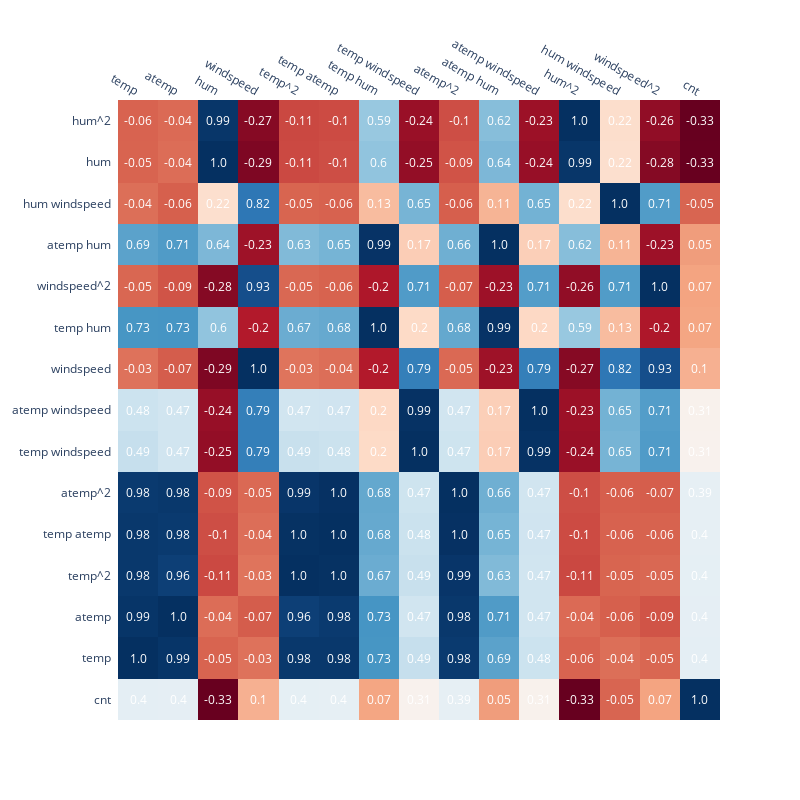

Write notebook code for a chart like this one.
### Code cell
# consider which ones may make sense to include given their collinearity (drop atemp, too similar to temperature)
correlation = correlation.corr().sort_values('cnt', ascending=False)
zz = np.array(correlation)
fig = ff.create_annotated_heatmap(
    zz,
    x = list(correlation.columns),
    y = list(correlation.index),
    annotation_text = np.around(zz, decimals=2),
    hoverinfo='z',
    colorscale='RdBu'
)

fig.update_layout(
    height=800,
    width = 800
)

### Figure 1 — Plotly figure (JSON) as saved in the notebook; plotly's stock layout.template omitted (floating-point values rounded to 4 significant figures; data arrays with more than 128 entries replaced by an {"elided": "..."} marker saying what was removed)
{"data": [{"colorscale": [[0, "rgb(103,0,31)"], [0.1, "rgb(178,24,43)"], [0.2, "rgb(214,96,77)"], [0.3, "rgb(244,165,130)"], [0.4, "rgb(253,219,199)"], [0.5, "rgb(247,247,247)"], [0.6, "rgb(209,229,240)"], [0.7, "rgb(146,197,222)"], [0.8, "rgb(67,147,195)"], [0.9, "rgb(33,102,172)"], [1, "rgb(5,48,97)"]], "hoverinfo": "z", "reversescale": false, "showscale": false, "type": "heatmap", "x": ["temp", "atemp", "hum", "windspeed", "temp^2", "temp atemp", "temp hum", "temp windspeed", "atemp^2", "atemp hum", "atemp windspeed", "hum^2", "hum windspeed", "windspeed^2", "cnt"], "y": ["cnt", "temp", "atemp", "temp^2", "temp atemp", "atemp^2", "temp windspeed", "atemp windspeed", "windspeed", "temp hum", "windspeed^2", "atemp hum", "hum windspeed", "hum", "hum^2"], "z": {"elided": "15x15 float values"}}], "layout": {"annotations": [{"font": {"color": "#FFFFFF"}, "showarrow": false, "text": "0.4", "x": "temp", "xref": "x", "y": "cnt", "yref": "y"}, {"font": {"color": "#FFFFFF"}, "showarrow": false, "text": "0.4", "x": "atemp", "xref": "x", "y": "cnt", "yref": "y"}, {"font": {"color": "#FFFFFF"}, "showarrow": false, "text": "-0.33", "x": "hum", "xref": "x", "y": "cnt", "yref": "y"}, {"font": {"color": "#FFFFFF"}, "showarrow": false, "text": "0.1", "x": "windspeed", "xref": "x", "y": "cnt", "yref": "y"}, {"font": {"color": "#FFFFFF"}, "showarrow": false, "text": "0.4", "x": "temp^2", "xref": "x", "y": "cnt", "yref": "y"}, {"font": {"color": "#FFFFFF"}, "showarrow": false, "text": "0.4", "x": "temp atemp", "xref": "x", "y": "cnt", "yref": "y"}, {"font": {"color": "#FFFFFF"}, "showarrow": false, "text": "0.07", "x": "temp hum", "xref": "x", "y": "cnt", "yref": "y"}, {"font": {"color": "#FFFFFF"}, "showarrow": false, "text": "0.31", "x": "temp windspeed", "xref": "x", "y": "cnt", "yref": "y"}, {"font": {"color": "#FFFFFF"}, "showarrow": false, "text": "0.39", "x": "atemp^2", "xref": "x", "y": "cnt", "yref": "y"}, {"font": {"color": "#FFFFFF"}, "showarrow": false, "text": "0.05", "x": "atemp hum", "xref": "x", "y": "cnt", "yref": "y"}, {"font": {"color": "#FFFFFF"}, "showarrow": false, "text": "0.31", "x": "atemp windspeed", "xref": "x", "y": "cnt", "yref": "y"}, {"font": {"color": "#FFFFFF"}, "showarrow": false, "text": "-0.33", "x": "hum^2", "xref": "x", "y": "cnt", "yref": "y"}, {"font": {"color": "#FFFFFF"}, "showarrow": false, "text": "-0.05", "x": "hum windspeed", "xref": "x", "y": "cnt", "yref": "y"}, {"font": {"color": "#FFFFFF"}, "showarrow": false, "text": "0.07", "x": "windspeed^2", "xref": "x", "y": "cnt", "yref": "y"}, {"font": {"color": "#FFFFFF"}, "showarrow": false, "text": "1.0", "x": "cnt", "xref": "x", "y": "cnt", "yref": "y"}, {"font": {"color": "#FFFFFF"}, "showarrow": false, "text": "1.0", "x": "temp", "xref": "x", "y": "temp", "yref": "y"}, {"font": {"color": "#FFFFFF"}, "showarrow": false, "text": "0.99", "x": "atemp", "xref": "x", "y": "temp", "yref": "y"}, {"font": {"color": "#FFFFFF"}, "showarrow": false, "text": "-0.05", "x": "hum", "xref": "x", "y": "temp", "yref": "y"}, {"font": {"color": "#FFFFFF"}, "showarrow": false, "text": "-0.03", "x": "windspeed", "xref": "x", "y": "temp", "yref": "y"}, {"font": {"color": "#FFFFFF"}, "showarrow": false, "text": "0.98", "x": "temp^2", "xref": "x", "y": "temp", "yref": "y"}, {"font": {"color": "#FFFFFF"}, "showarrow": false, "text": "0.98", "x": "temp atemp", "xref": "x", "y": "temp", "yref": "y"}, {"font": {"color": "#FFFFFF"}, "showarrow": false, "text": "0.73", "x": "temp hum", "xref": "x", "y": "temp", "yref": "y"}, {"font": {"color": "#FFFFFF"}, "showarrow": false, "text": "0.49", "x": "temp windspeed", "xref": "x", "y": "temp", "yref": "y"}, {"font": {"color": "#FFFFFF"}, "showarrow": false, "text": "0.98", "x": "atemp^2", "xref": "x", "y": "temp", "yref": "y"}, {"font": {"color": "#FFFFFF"}, "showarrow": false, "text": "0.69", "x": "atemp hum", "xref": "x", "y": "temp", "yref": "y"}, {"font": {"color": "#FFFFFF"}, "showarrow": false, "text": "0.48", "x": "atemp windspeed", "xref": "x", "y": "temp", "yref": "y"}, {"font": {"color": "#FFFFFF"}, "showarrow": false, "text": "-0.06", "x": "hum^2", "xref": "x", "y": "temp", "yref": "y"}, {"font": {"color": "#FFFFFF"}, "showarrow": false, "text": "-0.04", "x": "hum windspeed", "xref": "x", "y": "temp", "yref": "y"}, {"font": {"color": "#FFFFFF"}, "showarrow": false, "text": "-0.05", "x": "windspeed^2", "xref": "x", "y": "temp", "yref": "y"}, {"font": {"color": "#FFFFFF"}, "showarrow": false, "text": "0.4", "x": "cnt", "xref": "x", "y": "temp", "yref": "y"}, {"font": {"color": "#FFFFFF"}, "showarrow": false, "text": "0.99", "x": "temp", "xref": "x", "y": "atemp", "yref": "y"}, {"font": {"color": "#FFFFFF"}, "showarrow": false, "text": "1.0", "x": "atemp", "xref": "x", "y": "atemp", "yref": "y"}, {"font": {"color": "#FFFFFF"}, "showarrow": false, "text": "-0.04", "x": "hum", "xref": "x", "y": "atemp", "yref": "y"}, {"font": {"color": "#FFFFFF"}, "showarrow": false, "text": "-0.07", "x": "windspeed", "xref": "x", "y": "atemp", "yref": "y"}, {"font": {"color": "#FFFFFF"}, "showarrow": false, "text": "0.96", "x": "temp^2", "xref": "x", "y": "atemp", "yref": "y"}, {"font": {"color": "#FFFFFF"}, "showarrow": false, "text": "0.98", "x": "temp atemp", "xref": "x", "y": "atemp", "yref": "y"}, {"font": {"color": "#FFFFFF"}, "showarrow": false, "text": "0.73", "x": "temp hum", "xref": "x", "y": "atemp", "yref": "y"}, {"font": {"color": "#FFFFFF"}, "showarrow": false, "text": "0.47", "x": "temp windspeed", "xref": "x", "y": "atemp", "yref": "y"}, {"font": {"color": "#FFFFFF"}, "showarrow": false, "text": "0.98", "x": "atemp^2", "xref": "x", "y": "atemp", "yref": "y"}, {"font": {"color": "#FFFFFF"}, "showarrow": false, "text": "0.71", "x": "atemp hum", "xref": "x", "y": "atemp", "yref": "y"}, {"font": {"color": "#FFFFFF"}, "showarrow": false, "text": "0.47", "x": "atemp windspeed", "xref": "x", "y": "atemp", "yref": "y"}, {"font": {"color": "#FFFFFF"}, "showarrow": false, "text": "-0.04", "x": "hum^2", "xref": "x", "y": "atemp", "yref": "y"}, {"font": {"color": "#FFFFFF"}, "showarrow": false, "text": "-0.06", "x": "hum windspeed", "xref": "x", "y": "atemp", "yref": "y"}, {"font": {"color": "#FFFFFF"}, "showarrow": false, "text": "-0.09", "x": "windspeed^2", "xref": "x", "y": "atemp", "yref": "y"}, {"font": {"color": "#FFFFFF"}, "showarrow": false, "text": "0.4", "x": "cnt", "xref": "x", "y": "atemp", "yref": "y"}, {"font": {"color": "#FFFFFF"}, "showarrow": false, "text": "0.98", "x": "temp", "xref": "x", "y": "temp^2", "yref": "y"}, {"font": {"color": "#FFFFFF"}, "showarrow": false, "text": "0.96", "x": "atemp", "xref": "x", "y": "temp^2", "yref": "y"}, {"font": {"color": "#FFFFFF"}, "showarrow": false, "text": "-0.11", "x": "hum", "xref": "x", "y": "temp^2", "yref": "y"}, {"font": {"color": "#FFFFFF"}, "showarrow": false, "text": "-0.03", "x": "windspeed", "xref": "x", "y": "temp^2", "yref": "y"}, {"font": {"color": "#FFFFFF"}, "showarrow": false, "text": "1.0", "x": "temp^2", "xref": "x", "y": "temp^2", "yref": "y"}, {"font": {"color": "#FFFFFF"}, "showarrow": false, "text": "1.0", "x": "temp atemp", "xref": "x", "y": "temp^2", "yref": "y"}, {"font": {"color": "#FFFFFF"}, "showarrow": false, "text": "0.67", "x": "temp hum", "xref": "x", "y": "temp^2", "yref": "y"}, {"font": {"color": "#FFFFFF"}, "showarrow": false, "text": "0.49", "x": "temp windspeed", "xref": "x", "y": "temp^2", "yref": "y"}, {"font": {"color": "#FFFFFF"}, "showarrow": false, "text": "0.99", "x": "atemp^2", "xref": "x", "y": "temp^2", "yref": "y"}, {"font": {"color": "#FFFFFF"}, "showarrow": false, "text": "0.63", "x": "atemp hum", "xref": "x", "y": "temp^2", "yref": "y"}, {"font": {"color": "#FFFFFF"}, "showarrow": false, "text": "0.47", "x": "atemp windspeed", "xref": "x", "y": "temp^2", "yref": "y"}, {"font": {"color": "#FFFFFF"}, "showarrow": false, "text": "-0.11", "x": "hum^2", "xref": "x", "y": "temp^2", "yref": "y"}, {"font": {"color": "#FFFFFF"}, "showarrow": false, "text": "-0.05", "x": "hum windspeed", "xref": "x", "y": "temp^2", "yref": "y"}, {"font": {"color": "#FFFFFF"}, "showarrow": false, "text": "-0.05", "x": "windspeed^2", "xref": "x", "y": "temp^2", "yref": "y"}, {"font": {"color": "#FFFFFF"}, "showarrow": false, "text": "0.4", "x": "cnt", "xref": "x", "y": "temp^2", "yref": "y"}, {"font": {"color": "#FFFFFF"}, "showarrow": false, "text": "0.98", "x": "temp", "xref": "x", "y": "temp atemp", "yref": "y"}, {"font": {"color": "#FFFFFF"}, "showarrow": false, "text": "0.98", "x": "atemp", "xref": "x", "y": "temp atemp", "yref": "y"}, {"font": {"color": "#FFFFFF"}, "showarrow": false, "text": "-0.1", "x": "hum", "xref": "x", "y": "temp atemp", "yref": "y"}, {"font": {"color": "#FFFFFF"}, "showarrow": false, "text": "-0.04", "x": "windspeed", "xref": "x", "y": "temp atemp", "yref": "y"}, {"font": {"color": "#FFFFFF"}, "showarrow": false, "text": "1.0", "x": "temp^2", "xref": "x", "y": "temp atemp", "yref": "y"}, {"font": {"color": "#FFFFFF"}, "showarrow": false, "text": "1.0", "x": "temp atemp", "xref": "x", "y": "temp atemp", "yref": "y"}, {"font": {"color": "#FFFFFF"}, "showarrow": false, "text": "0.68", "x": "temp hum", "xref": "x", "y": "temp atemp", "yref": "y"}, {"font": {"color": "#FFFFFF"}, "showarrow": false, "text": "0.48", "x": "temp windspeed", "xref": "x", "y": "temp atemp", "yref": "y"}, {"font": {"color": "#FFFFFF"}, "showarrow": false, "text": "1.0", "x": "atemp^2", "xref": "x", "y": "temp atemp", "yref": "y"}, {"font": {"color": "#FFFFFF"}, "showarrow": false, "text": "0.65", "x": "atemp hum", "xref": "x", "y": "temp atemp", "yref": "y"}, {"font": {"color": "#FFFFFF"}, "showarrow": false, "text": "0.47", "x": "atemp windspeed", "xref": "x", "y": "temp atemp", "yref": "y"}, {"font": {"color": "#FFFFFF"}, "showarrow": false, "text": "-0.1", "x": "hum^2", "xref": "x", "y": "temp atemp", "yref": "y"}, {"font": {"color": "#FFFFFF"}, "showarrow": false, "text": "-0.06", "x": "hum windspeed", "xref": "x", "y": "temp atemp", "yref": "y"}, {"font": {"color": "#FFFFFF"}, "showarrow": false, "text": "-0.06", "x": "windspeed^2", "xref": "x", "y": "temp atemp", "yref": "y"}, {"font": {"color": "#FFFFFF"}, "showarrow": false, "text": "0.4", "x": "cnt", "xref": "x", "y": "temp atemp", "yref": "y"}, {"font": {"color": "#FFFFFF"}, "showarrow": false, "text": "0.98", "x": "temp", "xref": "x", "y": "atemp^2", "yref": "y"}, {"font": {"color": "#FFFFFF"}, "showarrow": false, "text": "0.98", "x": "atemp", "xref": "x", "y": "atemp^2", "yref": "y"}, {"font": {"color": "#FFFFFF"}, "showarrow": false, "text": "-0.09", "x": "hum", "xref": "x", "y": "atemp^2", "yref": "y"}, {"font": {"color": "#FFFFFF"}, "showarrow": false, "text": "-0.05", "x": "windspeed", "xref": "x", "y": "atemp^2", "yref": "y"}, {"font": {"color": "#FFFFFF"}, "showarrow": false, "text": "0.99", "x": "temp^2", "xref": "x", "y": "atemp^2", "yref": "y"}, {"font": {"color": "#FFFFFF"}, "showarrow": false, "text": "1.0", "x": "temp atemp", "xref": "x", "y": "atemp^2", "yref": "y"}, {"font": {"color": "#FFFFFF"}, "showarrow": false, "text": "0.68", "x": "temp hum", "xref": "x", "y": "atemp^2", "yref": "y"}, {"font": {"color": "#FFFFFF"}, "showarrow": false, "text": "0.47", "x": "temp windspeed", "xref": "x", "y": "atemp^2", "yref": "y"}, {"font": {"color": "#FFFFFF"}, "showarrow": false, "text": "1.0", "x": "atemp^2", "xref": "x", "y": "atemp^2", "yref": "y"}, {"font": {"color": "#FFFFFF"}, "showarrow": false, "text": "0.66", "x": "atemp hum", "xref": "x", "y": "atemp^2", "yref": "y"}, {"font": {"color": "#FFFFFF"}, "showarrow": false, "text": "0.47", "x": "atemp windspeed", "xref": "x", "y": "atemp^2", "yref": "y"}, {"font": {"color": "#FFFFFF"}, "showarrow": false, "text": "-0.1", "x": "hum^2", "xref": "x", "y": "atemp^2", "yref": "y"}, {"font": {"color": "#FFFFFF"}, "showarrow": false, "text": "-0.06", "x": "hum windspeed", "xref": "x", "y": "atemp^2", "yref": "y"}, {"font": {"color": "#FFFFFF"}, "showarrow": false, "text": "-0.07", "x": "windspeed^2", "xref": "x", "y": "atemp^2", "yref": "y"}, {"font": {"color": "#FFFFFF"}, "showarrow": false, "text": "0.39", "x": "cnt", "xref": "x", "y": "atemp^2", "yref": "y"}, {"font": {"color": "#FFFFFF"}, "showarrow": false, "text": "0.49", "x": "temp", "xref": "x", "y": "temp windspeed", "yref": "y"}, {"font": {"color": "#FFFFFF"}, "showarrow": false, "text": "0.47", "x": "atemp", "xref": "x", "y": "temp windspeed", "yref": "y"}, {"font": {"color": "#FFFFFF"}, "showarrow": false, "text": "-0.25", "x": "hum", "xref": "x", "y": "temp windspeed", "yref": "y"}, {"font": {"color": "#FFFFFF"}, "showarrow": false, "text": "0.79", "x": "windspeed", "xref": "x", "y": "temp windspeed", "yref": "y"}, {"font": {"color": "#FFFFFF"}, "showarrow": false, "text": "0.49", "x": "temp^2", "xref": "x", "y": "temp windspeed", "yref": "y"}, {"font": {"color": "#FFFFFF"}, "showarrow": false, "text": "0.48", "x": "temp atemp", "xref": "x", "y": "temp windspeed", "yref": "y"}, {"font": {"color": "#FFFFFF"}, "showarrow": false, "text": "0.2", "x": "temp hum", "xref": "x", "y": "temp windspeed", "yref": "y"}, {"font": {"color": "#FFFFFF"}, "showarrow": false, "text": "1.0", "x": "temp windspeed", "xref": "x", "y": "temp windspeed", "yref": "y"}, {"font": {"color": "#FFFFFF"}, "showarrow": false, "text": "0.47", "x": "atemp^2", "xref": "x", "y": "temp windspeed", "yref": "y"}, {"font": {"color": "#FFFFFF"}, "showarrow": false, "text": "0.17", "x": "atemp hum", "xref": "x", "y": "temp windspeed", "yref": "y"}, {"font": {"color": "#FFFFFF"}, "showarrow": false, "text": "0.99", "x": "atemp windspeed", "xref": "x", "y": "temp windspeed", "yref": "y"}, {"font": {"color": "#FFFFFF"}, "showarrow": false, "text": "-0.24", "x": "hum^2", "xref": "x", "y": "temp windspeed", "yref": "y"}, {"font": {"color": "#FFFFFF"}, "showarrow": false, "text": "0.65", "x": "hum windspeed", "xref": "x", "y": "temp windspeed", "yref": "y"}, {"font": {"color": "#FFFFFF"}, "showarrow": false, "text": "0.71", "x": "windspeed^2", "xref": "x", "y": "temp windspeed", "yref": "y"}, {"font": {"color": "#FFFFFF"}, "showarrow": false, "text": "0.31", "x": "cnt", "xref": "x", "y": "temp windspeed", "yref": "y"}, {"font": {"color": "#FFFFFF"}, "showarrow": false, "text": "0.48", "x": "temp", "xref": "x", "y": "atemp windspeed", "yref": "y"}, {"font": {"color": "#FFFFFF"}, "showarrow": false, "text": "0.47", "x": "atemp", "xref": "x", "y": "atemp windspeed", "yref": "y"}, {"font": {"color": "#FFFFFF"}, "showarrow": false, "text": "-0.24", "x": "hum", "xref": "x", "y": "atemp windspeed", "yref": "y"}, {"font": {"color": "#FFFFFF"}, "showarrow": false, "text": "0.79", "x": "windspeed", "xref": "x", "y": "atemp windspeed", "yref": "y"}, {"font": {"color": "#FFFFFF"}, "showarrow": false, "text": "0.47", "x": "temp^2", "xref": "x", "y": "atemp windspeed", "yref": "y"}, {"font": {"color": "#FFFFFF"}, "showarrow": false, "text": "0.47", "x": "temp atemp", "xref": "x", "y": "atemp windspeed", "yref": "y"}, {"font": {"color": "#FFFFFF"}, "showarrow": false, "text": "0.2", "x": "temp hum", "xref": "x", "y": "atemp windspeed", "yref": "y"}, {"font": {"color": "#FFFFFF"}, "showarrow": false, "text": "0.99", "x": "temp windspeed", "xref": "x", "y": "atemp windspeed", "yref": "y"}, {"font": {"color": "#FFFFFF"}, "showarrow": false, "text": "0.47", "x": "atemp^2", "xref": "x", "y": "atemp windspeed", "yref": "y"}, {"font": {"color": "#FFFFFF"}, "showarrow": false, "text": "0.17", "x": "atemp hum", "xref": "x", "y": "atemp windspeed", "yref": "y"}, {"font": {"color": "#FFFFFF"}, "showarrow": false, "text": "1.0", "x": "atemp windspeed", "xref": "x", "y": "atemp windspeed", "yref": "y"}, {"font": {"color": "#FFFFFF"}, "showarrow": false, "text": "-0.23", "x": "hum^2", "xref": "x", "y": "atemp windspeed", "yref": "y"}, {"font": {"color": "#FFFFFF"}, "showarrow": false, "text": "0.65", "x": "hum windspeed", "xref": "x", "y": "atemp windspeed", "yref": "y"}, {"font": {"color": "#FFFFFF"}, "showarrow": false, "text": "0.71", "x": "windspeed^2", "xref": "x", "y": "atemp windspeed", "yref": "y"}, {"font": {"color": "#FFFFFF"}, "showarrow": false, "text": "0.31", "x": "cnt", "xref": "x", "y": "atemp windspeed", "yref": "y"}, {"font": {"color": "#FFFFFF"}, "showarrow": false, "text": "-0.03", "x": "temp", "xref": "x", "y": "windspeed", "yref": "y"}, {"font": {"color": "#FFFFFF"}, "showarrow": false, "text": "-0.07", "x": "atemp", "xref": "x", "y": "windspeed", "yref": "y"}, {"font": {"color": "#FFFFFF"}, "showarrow": false, "text": "-0.29", "x": "hum", "xref": "x", "y": "windspeed", "yref": "y"}, {"font": {"color": "#FFFFFF"}, "showarrow": false, "text": "1.0", "x": "windspeed", "xref": "x", "y": "windspeed", "yref": "y"}, {"font": {"color": "#FFFFFF"}, "showarrow": false, "text": "-0.03", "x": "temp^2", "xref": "x", "y": "windspeed", "yref": "y"}, {"font": {"color": "#FFFFFF"}, "showarrow": false, "text": "-0.04", "x": "temp atemp", "xref": "x", "y": "windspeed", "yref": "y"}, {"font": {"color": "#FFFFFF"}, "showarrow": false, "text": "-0.2", "x": "temp hum", "xref": "x", "y": "windspeed", "yref": "y"}, {"font": {"color": "#FFFFFF"}, "showarrow": false, "text": "0.79", "x": "temp windspeed", "xref": "x", "y": "windspeed", "yref": "y"}, {"font": {"color": "#FFFFFF"}, "showarrow": false, "text": "-0.05", "x": "atemp^2", "xref": "x", "y": "windspeed", "yref": "y"}, {"font": {"color": "#FFFFFF"}, "showarrow": false, "text": "-0.23", "x": "atemp hum", "xref": "x", "y": "windspeed", "yref": "y"}, {"font": {"color": "#FFFFFF"}, "showarrow": false, "text": "0.79", "x": "atemp windspeed", "xref": "x", "y": "windspeed", "yref": "y"}, {"font": {"color": "#FFFFFF"}, "showarrow": false, "text": "-0.27", "x": "hum^2", "xref": "x", "y": "windspeed", "yref": "y"}, {"font": {"color": "#FFFFFF"}, "showarrow": false, "text": "0.82", "x": "hum windspeed", "xref": "x", "y": "windspeed", "yref": "y"}, {"font": {"color": "#FFFFFF"}, "showarrow": false, "text": "0.93", "x": "windspeed^2", "xref": "x", "y": "windspeed", "yref": "y"}, {"font": {"color": "#FFFFFF"}, "showarrow": false, "text": "0.1", "x": "cnt", "xref": "x", "y": "windspeed", "yref": "y"}, {"font": {"color": "#FFFFFF"}, "showarrow": false, "text": "0.73", "x": "temp", "xref": "x", "y": "temp hum", "yref": "y"}, {"font": {"color": "#FFFFFF"}, "showarrow": false, "text": "0.73", "x": "atemp", "xref": "x", "y": "temp hum", "yref": "y"}, {"font": {"color": "#FFFFFF"}, "showarrow": false, "text": "0.6", "x": "hum", "xref": "x", "y": "temp hum", "yref": "y"}, {"font": {"color": "#FFFFFF"}, "showarrow": false, "text": "-0.2", "x": "windspeed", "xref": "x", "y": "temp hum", "yref": "y"}, {"font": {"color": "#FFFFFF"}, "showarrow": false, "text": "0.67", "x": "temp^2", "xref": "x", "y": "temp hum", "yref": "y"}, {"font": {"color": "#FFFFFF"}, "showarrow": false, "text": "0.68", "x": "temp atemp", "xref": "x", "y": "temp hum", "yref": "y"}, {"font": {"color": "#FFFFFF"}, "showarrow": false, "text": "1.0", "x": "temp hum", "xref": "x", "y": "temp hum", "yref": "y"}, {"font": {"color": "#FFFFFF"}, "showarrow": false, "text": "0.2", "x": "temp windspeed", "xref": "x", "y": "temp hum", "yref": "y"}, {"font": {"color": "#FFFFFF"}, "showarrow": false, "text": "0.68", "x": "atemp^2", "xref": "x", "y": "temp hum", "yref": "y"}, {"font": {"color": "#FFFFFF"}, "showarrow": false, "text": "0.99", "x": "atemp hum", "xref": "x", "y": "temp hum", "yref": "y"}, {"font": {"color": "#FFFFFF"}, "showarrow": false, "text": "0.2", "x": "atemp windspeed", "xref": "x", "y": "temp hum", "yref": "y"}, {"font": {"color": "#FFFFFF"}, "showarrow": false, "text": "0.59", "x": "hum^2", "xref": "x", "y": "temp hum", "yref": "y"}, {"font": {"color": "#FFFFFF"}, "showarrow": false, "text": "0.13", "x": "hum windspeed", "xref": "x", "y": "temp hum", "yref": "y"}, {"font": {"color": "#FFFFFF"}, "showarrow": false, "text": "-0.2", "x": "windspeed^2", "xref": "x", "y": "temp hum", "yref": "y"}, {"font": {"color": "#FFFFFF"}, "showarrow": false, "text": "0.07", "x": "cnt", "xref": "x", "y": "temp hum", "yref": "y"}, {"font": {"color": "#FFFFFF"}, "showarrow": false, "text": "-0.05", "x": "temp", "xref": "x", "y": "windspeed^2", "yref": "y"}, {"font": {"color": "#FFFFFF"}, "showarrow": false, "text": "-0.09", "x": "atemp", "xref": "x", "y": "windspeed^2", "yref": "y"}, {"font": {"color": "#FFFFFF"}, "showarrow": false, "text": "-0.28", "x": "hum", "xref": "x", "y": "windspeed^2", "yref": "y"}, {"font": {"color": "#FFFFFF"}, "showarrow": false, "text": "0.93", "x": "windspeed", "xref": "x", "y": "windspeed^2", "yref": "y"}, {"font": {"color": "#FFFFFF"}, "showarrow": false, "text": "-0.05", "x": "temp^2", "xref": "x", "y": "windspeed^2", "yref": "y"}, {"font": {"color": "#FFFFFF"}, "showarrow": false, "text": "-0.06", "x": "temp atemp", "xref": "x", "y": "windspeed^2", "yref": "y"}, {"font": {"color": "#FFFFFF"}, "showarrow": false, "text": "-0.2", "x": "temp hum", "xref": "x", "y": "windspeed^2", "yref": "y"}, {"font": {"color": "#FFFFFF"}, "showarrow": false, "text": "0.71", "x": "temp windspeed", "xref": "x", "y": "windspeed^2", "yref": "y"}, {"font": {"color": "#FFFFFF"}, "showarrow": false, "text": "-0.07", "x": "atemp^2", "xref": "x", "y": "windspeed^2", "yref": "y"}, {"font": {"color": "#FFFFFF"}, "showarrow": false, "text": "-0.23", "x": "atemp hum", "xref": "x", "y": "windspeed^2", "yref": "y"}, {"font": {"color": "#FFFFFF"}, "showarrow": false, "text": "0.71", "x": "atemp windspeed", "xref": "x", "y": "windspeed^2", "yref": "y"}, {"font": {"color": "#FFFFFF"}, "showarrow": false, "text": "-0.26", "x": "hum^2", "xref": "x", "y": "windspeed^2", "yref": "y"}, {"font": {"color": "#FFFFFF"}, "showarrow": false, "text": "0.71", "x": "hum windspeed", "xref": "x", "y": "windspeed^2", "yref": "y"}, {"font": {"color": "#FFFFFF"}, "showarrow": false, "text": "1.0", "x": "windspeed^2", "xref": "x", "y": "windspeed^2", "yref": "y"}, {"font": {"color": "#FFFFFF"}, "showarrow": false, "text": "0.07", "x": "cnt", "xref": "x", "y": "windspeed^2", "yref": "y"}, {"font": {"color": "#FFFFFF"}, "showarrow": false, "text": "0.69", "x": "temp", "xref": "x", "y": "atemp hum", "yref": "y"}, {"font": {"color": "#FFFFFF"}, "showarrow": false, "text": "0.71", "x": "atemp", "xref": "x", "y": "atemp hum", "yref": "y"}, {"font": {"color": "#FFFFFF"}, "showarrow": false, "text": "0.64", "x": "hum", "xref": "x", "y": "atemp hum", "yref": "y"}, {"font": {"color": "#FFFFFF"}, "showarrow": false, "text": "-0.23", "x": "windspeed", "xref": "x", "y": "atemp hum", "yref": "y"}, {"font": {"color": "#FFFFFF"}, "showarrow": false, "text": "0.63", "x": "temp^2", "xref": "x", "y": "atemp hum", "yref": "y"}, {"font": {"color": "#FFFFFF"}, "showarrow": false, "text": "0.65", "x": "temp atemp", "xref": "x", "y": "atemp hum", "yref": "y"}, {"font": {"color": "#FFFFFF"}, "showarrow": false, "text": "0.99", "x": "temp hum", "xref": "x", "y": "atemp hum", "yref": "y"}, {"font": {"color": "#FFFFFF"}, "showarrow": false, "text": "0.17", "x": "temp windspeed", "xref": "x", "y": "atemp hum", "yref": "y"}, {"font": {"color": "#FFFFFF"}, "showarrow": false, "text": "0.66", "x": "atemp^2", "xref": "x", "y": "atemp hum", "yref": "y"}, {"font": {"color": "#FFFFFF"}, "showarrow": false, "text": "1.0", "x": "atemp hum", "xref": "x", "y": "atemp hum", "yref": "y"}, {"font": {"color": "#FFFFFF"}, "showarrow": false, "text": "0.17", "x": "atemp windspeed", "xref": "x", "y": "atemp hum", "yref": "y"}, {"font": {"color": "#FFFFFF"}, "showarrow": false, "text": "0.62", "x": "hum^2", "xref": "x", "y": "atemp hum", "yref": "y"}, {"font": {"color": "#FFFFFF"}, "showarrow": false, "text": "0.11", "x": "hum windspeed", "xref": "x", "y": "atemp hum", "yref": "y"}, {"font": {"color": "#FFFFFF"}, "showarrow": false, "text": "-0.23", "x": "windspeed^2", "xref": "x", "y": "atemp hum", "yref": "y"}, {"font": {"color": "#FFFFFF"}, "showarrow": false, "text": "0.05", "x": "cnt", "xref": "x", "y": "atemp hum", "yref": "y"}, {"font": {"color": "#FFFFFF"}, "showarrow": false, "text": "-0.04", "x": "temp", "xref": "x", "y": "hum windspeed", "yref": "y"}, {"font": {"color": "#FFFFFF"}, "showarrow": false, "text": "-0.06", "x": "atemp", "xref": "x", "y": "hum windspeed", "yref": "y"}, {"font": {"color": "#FFFFFF"}, "showarrow": false, "text": "0.22", "x": "hum", "xref": "x", "y": "hum windspeed", "yref": "y"}, {"font": {"color": "#FFFFFF"}, "showarrow": false, "text": "0.82", "x": "windspeed", "xref": "x", "y": "hum windspeed", "yref": "y"}, {"font": {"color": "#FFFFFF"}, "showarrow": false, "text": "-0.05", "x": "temp^2", "xref": "x", "y": "hum windspeed", "yref": "y"}, {"font": {"color": "#FFFFFF"}, "showarrow": false, "text": "-0.06", "x": "temp atemp", "xref": "x", "y": "hum windspeed", "yref": "y"}, {"font": {"color": "#FFFFFF"}, "showarrow": false, "text": "0.13", "x": "temp hum", "xref": "x", "y": "hum windspeed", "yref": "y"}, {"font": {"color": "#FFFFFF"}, "showarrow": false, "text": "0.65", "x": "temp windspeed", "xref": "x", "y": "hum windspeed", "yref": "y"}, {"font": {"color": "#FFFFFF"}, "showarrow": false, "text": "-0.06", "x": "atemp^2", "xref": "x", "y": "hum windspeed", "yref": "y"}, {"font": {"color": "#FFFFFF"}, "showarrow": false, "text": "0.11", "x": "atemp hum", "xref": "x", "y": "hum windspeed", "yref": "y"}, {"font": {"color": "#FFFFFF"}, "showarrow": false, "text": "0.65", "x": "atemp windspeed", "xref": "x", "y": "hum windspeed", "yref": "y"}, {"font": {"color": "#FFFFFF"}, "showarrow": false, "text": "0.22", "x": "hum^2", "xref": "x", "y": "hum windspeed", "yref": "y"}, {"font": {"color": "#FFFFFF"}, "showarrow": false, "text": "1.0", "x": "hum windspeed", "xref": "x", "y": "hum windspeed", "yref": "y"}, {"font": {"color": "#FFFFFF"}, "showarrow": false, "text": "0.71", "x": "windspeed^2", "xref": "x", "y": "hum windspeed", "yref": "y"}, {"font": {"color": "#FFFFFF"}, "showarrow": false, "text": "-0.05", "x": "cnt", "xref": "x", "y": "hum windspeed", "yref": "y"}, {"font": {"color": "#FFFFFF"}, "showarrow": false, "text": "-0.05", "x": "temp", "xref": "x", "y": "hum", "yref": "y"}, {"font": {"color": "#FFFFFF"}, "showarrow": false, "text": "-0.04", "x": "atemp", "xref": "x", "y": "hum", "yref": "y"}, {"font": {"color": "#FFFFFF"}, "showarrow": false, "text": "1.0", "x": "hum", "xref": "x", "y": "hum", "yref": "y"}, {"font": {"color": "#FFFFFF"}, "showarrow": false, "text": "-0.29", "x": "windspeed", "xref": "x", "y": "hum", "yref": "y"}, {"font": {"color": "#FFFFFF"}, "showarrow": false, "text": "-0.11", "x": "temp^2", "xref": "x", "y": "hum", "yref": "y"}, {"font": {"color": "#FFFFFF"}, "showarrow": false, "text": "-0.1", "x": "temp atemp", "xref": "x", "y": "hum", "yref": "y"}, {"font": {"color": "#FFFFFF"}, "showarrow": false, "text": "0.6", "x": "temp hum", "xref": "x", "y": "hum", "yref": "y"}, {"font": {"color": "#FFFFFF"}, "showarrow": false, "text": "-0.25", "x": "temp windspeed", "xref": "x", "y": "hum", "yref": "y"}, {"font": {"color": "#FFFFFF"}, "showarrow": false, "text": "-0.09", "x": "atemp^2", "xref": "x", "y": "hum", "yref": "y"}, {"font": {"color": "#FFFFFF"}, "showarrow": false, "text": "0.64", "x": "atemp hum", "xref": "x", "y": "hum", "yref": "y"}, {"font": {"color": "#FFFFFF"}, "showarrow": false, "text": "-0.24", "x": "atemp windspeed", "xref": "x", "y": "hum", "yref": "y"}, {"font": {"color": "#FFFFFF"}, "showarrow": false, "text": "0.99", "x": "hum^2", "xref": "x", "y": "hum", "yref": "y"}, {"font": {"color": "#FFFFFF"}, "showarrow": false, "text": "0.22", "x": "hum windspeed", "xref": "x", "y": "hum", "yref": "y"}, {"font": {"color": "#FFFFFF"}, "showarrow": false, "text": "-0.28", "x": "windspeed^2", "xref": "x", "y": "hum", "yref": "y"}, {"font": {"color": "#FFFFFF"}, "showarrow": false, "text": "-0.33", "x": "cnt", "xref": "x", "y": "hum", "yref": "y"}, {"font": {"color": "#FFFFFF"}, "showarrow": false, "text": "-0.06", "x": "temp", "xref": "x", "y": "hum^2", "yref": "y"}, {"font": {"color": "#FFFFFF"}, "showarrow": false, "text": "-0.04", "x": "atemp", "xref": "x", "y": "hum^2", "yref": "y"}, {"font": {"color": "#FFFFFF"}, "showarrow": false, "text": "0.99", "x": "hum", "xref": "x", "y": "hum^2", "yref": "y"}, {"font": {"color": "#FFFFFF"}, "showarrow": false, "text": "-0.27", "x": "windspeed", "xref": "x", "y": "hum^2", "yref": "y"}, {"font": {"color": "#FFFFFF"}, "showarrow": false, "text": "-0.11", "x": "temp^2", "xref": "x", "y": "hum^2", "yref": "y"}, {"font": {"color": "#FFFFFF"}, "showarrow": false, "text": "-0.1", "x": "temp atemp", "xref": "x", "y": "hum^2", "yref": "y"}, {"font": {"color": "#FFFFFF"}, "showarrow": false, "text": "0.59", "x": "temp hum", "xref": "x", "y": "hum^2", "yref": "y"}, {"font": {"color": "#FFFFFF"}, "showarrow": false, "text": "-0.24", "x": "temp windspeed", "xref": "x", "y": "hum^2", "yref": "y"}, {"font": {"color": "#FFFFFF"}, "showarrow": false, "text": "-0.1", "x": "atemp^2", "xref": "x", "y": "hum^2", "yref": "y"}, {"font": {"color": "#FFFFFF"}, "showarrow": false, "text": "0.62", "x": "atemp hum", "xref": "x", "y": "hum^2", "yref": "y"}, {"font": {"color": "#FFFFFF"}, "showarrow": false, "text": "-0.23", "x": "atemp windspeed", "xref": "x", "y": "hum^2", "yref": "y"}, {"font": {"color": "#FFFFFF"}, "showarrow": false, "text": "1.0", "x": "hum^2", "xref": "x", "y": "hum^2", "yref": "y"}, {"font": {"color": "#FFFFFF"}, "showarrow": false, "text": "0.22", "x": "hum windspeed", "xref": "x", "y": "hum^2", "yref": "y"}, {"font": {"color": "#FFFFFF"}, "showarrow": false, "text": "-0.26", "x": "windspeed^2", "xref": "x", "y": "hum^2", "yref": "y"}, {"font": {"color": "#FFFFFF"}, "showarrow": false, "text": "-0.33", "x": "cnt", "xref": "x", "y": "hum^2", "yref": "y"}], "height": 800, "width": 800, "xaxis": {"dtick": 1, "gridcolor": "rgb(0, 0, 0)", "side": "top", "ticks": ""}, "yaxis": {"dtick": 1, "ticks": "", "ticksuffix": "  "}}}
